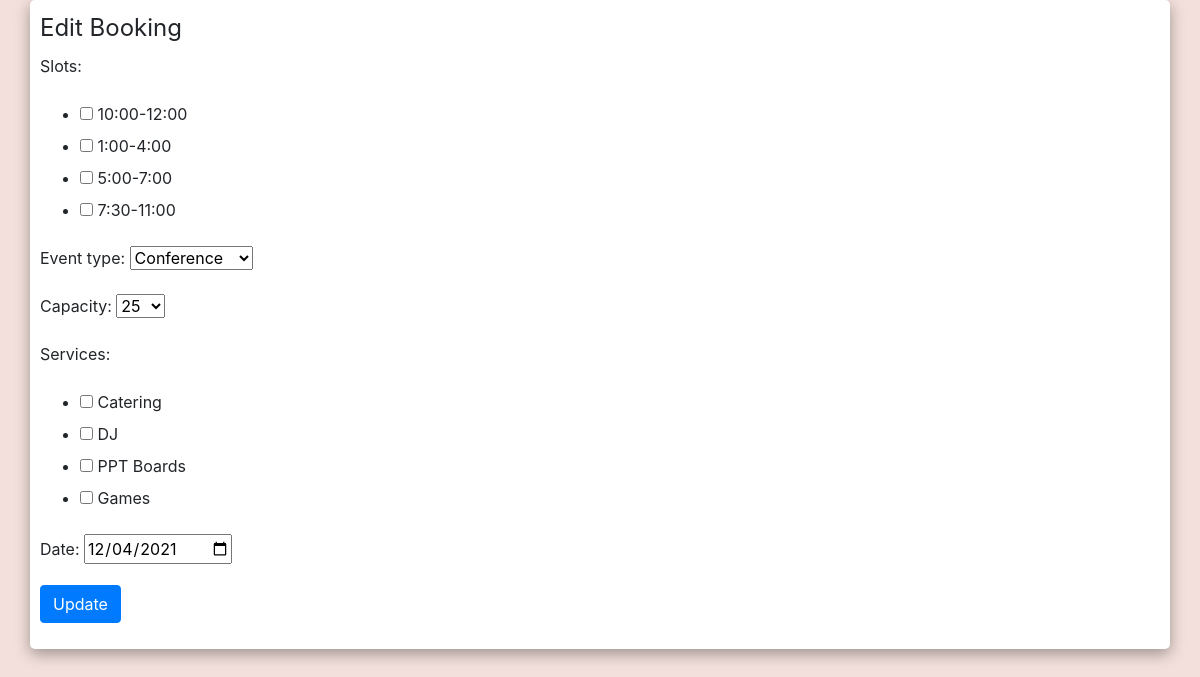
The page /edit/14/ on the database its author committed.
### EMSapp/models.py (models this page shows)
class Bookings(models.Model):
    book_id = models.AutoField(primary_key=True)
    slots = models.CharField(max_length=150)
    event_type = models.CharField(max_length=150)
    capacity = models.CharField(max_length=50)
    services = models.CharField(max_length=250)
    date = models.CharField(max_length=250)
    location = models.CharField(max_length=500, default='Mumbai,Maharashtra')
    customer_id = models.ForeignKey(
        'EMSapp.Customers', on_delete=models.CASCADE, null=True)
    cust_event_id = models.ForeignKey(
        'EMSapp.Events', on_delete=models.CASCADE, null=True)

### EMSapp/views.py (the view)
# urls.py: url(r'^edit/(?P<part_id>[0-9]+)/$', views.edit_event, name='edit_booking'), ]
def edit_event(request, part_id=None):
    obj = Bookings.objects.get(
        book_id=part_id)
    if request.method == "POST":
        form = EditEvent(request.POST, instance=obj)
        if form.is_valid():
            form.save()
            res = get_prof_det(1)
            return render(request, "EMSapp/profile.html", res)
    else:
        form = EditEvent(instance=obj)
    return render(request, 'EMSapp/edit_event.html', {'form': form})

### EMSapp/forms.py
class EditEvent(forms.ModelForm):
    class Meta:
        model = Bookings
        fields = ('slots', 'event_type', 'capacity', 'services', 'date')
        widgets = {
            'slots':  forms.CheckboxSelectMultiple(choices=Slots),
            'event_type': forms.Select(choices=EVENT_TYPE),
            'capacity': forms.Select(choices=CAPACITY),
            'services': forms.CheckboxSelectMultiple(choices=SERVICES),
            'date': forms.DateInput(attrs={'type': 'date'})
        }

### templates/EMSapp/edit_event.html (shortened to what this page needs)
{% extends 'main_template.html' %}
{% load static %}
{% block stylelinks %}
<link rel="stylesheet" href="{% static 'CSS/profile.css' %}"/>
{% endblock %}
{% block content %}
<div class="container">
    <form name="form" method="POST">
      <fieldset>
        <legend>Edit Booking</legend>
        {{ form.as_p }}
        <button type="submit" class="btn btn-primary">Update</button>
      </fieldset>
    </form>
</div>
{% endblock %}

### static/CSS/profile.css (style rules this page uses)
body { background-color: #f3e0dc; }
.container { background-color: white; border-radius: 5px; box-shadow: rgba(0, 0, 0, 0.35) 0px 5px 15px; padding: 10px; }

### rows shown on the page
Bookings: slots "☐ ☐ ☐ ☐", event_type "Conference", capacity "25", services "☐ ☐ ☐ ☐", date "12/04/2021"
